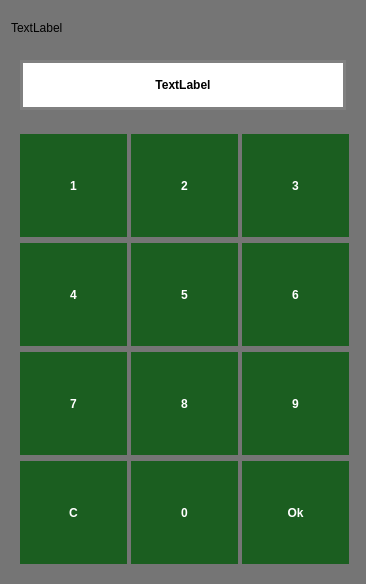
<?xml version="1.0" encoding="UTF-8"?>
<ui version="4.0">
 <class>TimedNumItemDialog</class>
 <widget class="QDialog" name="TimedNumItemDialog">
  <property name="windowModality">
   <enum>Qt::WindowModal</enum>
  </property>
  <property name="geometry">
   <rect>
    <x>0</x>
    <y>0</y>
    <width>366</width>
    <height>584</height>
   </rect>
  </property>
  <property name="minimumSize">
   <size>
    <width>366</width>
    <height>436</height>
   </size>
  </property>
  <property name="maximumSize">
   <size>
    <width>366</width>
    <height>16777215</height>
   </size>
  </property>
  <property name="windowTitle">
   <string notr="true"/>
  </property>
  <property name="windowIcon">
   <iconset resource="../penyamanager.qrc">
    <normaloff>:/images/alegrialogo.png</normaloff>:/images/alegrialogo.png</iconset>
  </property>
  <property name="styleSheet">
   <string notr="true">#displayLabel{
font: 22pt &quot;Calibri&quot;;
qproperty-alignment: AlignCenter;
}

#TimedNumItemDialog {
background:rgb(117,117,117);
}

#numDisplayWidget  *{
border: 3px solid gray;
border-radius: 0px;
background: white;
font: 75 40pt &quot;Calibri&quot;;
color: black;
font-weight: bold;
}

QToolButton {
color: white;
background-color:  rgb(27,94,32);
border-width: 1px;
border-color: rgb(27,94,32);
border-style: solid;
border-radius: 0;
padding: 3px;
font: 40pt &quot;Calibri&quot;;
font-weight: bold;
padding-left: 5px;
padding-right: 5px;
min-width: 95px;
max-width: 95px;
min-height: 95px;
max-height: 95px;
}

QToolButton:disabled {
color: rgb(117,117,117);
}

QToolButton:pressed {
background-color: rgb(56,142,60);
}





</string>
  </property>
  <property name="modal">
   <bool>true</bool>
  </property>
  <layout class="QVBoxLayout" name="verticalLayout">
   <item>
    <widget class="QLabel" name="displayLabel">
     <property name="text">
      <string>TextLabel</string>
     </property>
    </widget>
   </item>
   <item>
    <widget class="QWidget" name="numDisplayWidget" native="true">
     <layout class="QHBoxLayout" name="horizontalLayout">
      <item>
       <widget class="QLabel" name="numDisplayLabel">
        <property name="minimumSize">
         <size>
          <width>0</width>
          <height>50</height>
         </size>
        </property>
        <property name="maximumSize">
         <size>
          <width>16777215</width>
          <height>50</height>
         </size>
        </property>
        <property name="text">
         <string notr="true">TextLabel</string>
        </property>
        <property name="alignment">
         <set>Qt::AlignCenter</set>
        </property>
       </widget>
      </item>
     </layout>
    </widget>
   </item>
   <item>
    <widget class="QWidget" name="keypadWidget" native="true">
     <layout class="QGridLayout" name="gridLayout">
      <item row="4" column="3">
       <widget class="QToolButton" name="toolButton_8">
        <property name="minimumSize">
         <size>
          <width>107</width>
          <height>103</height>
         </size>
        </property>
        <property name="text">
         <string notr="true">8</string>
        </property>
       </widget>
      </item>
      <item row="0" column="1">
       <widget class="QToolButton" name="toolButton_1">
        <property name="minimumSize">
         <size>
          <width>107</width>
          <height>103</height>
         </size>
        </property>
        <property name="text">
         <string notr="true">1</string>
        </property>
       </widget>
      </item>
      <item row="0" column="3">
       <widget class="QToolButton" name="toolButton_2">
        <property name="minimumSize">
         <size>
          <width>107</width>
          <height>103</height>
         </size>
        </property>
        <property name="text">
         <string notr="true">2</string>
        </property>
       </widget>
      </item>
      <item row="0" column="5">
       <widget class="QToolButton" name="toolButton_3">
        <property name="minimumSize">
         <size>
          <width>107</width>
          <height>103</height>
         </size>
        </property>
        <property name="text">
         <string notr="true">3</string>
        </property>
       </widget>
      </item>
      <item row="2" column="1">
       <widget class="QToolButton" name="toolButton_4">
        <property name="minimumSize">
         <size>
          <width>107</width>
          <height>103</height>
         </size>
        </property>
        <property name="text">
         <string notr="true">4</string>
        </property>
       </widget>
      </item>
      <item row="2" column="3">
       <widget class="QToolButton" name="toolButton_5">
        <property name="minimumSize">
         <size>
          <width>107</width>
          <height>103</height>
         </size>
        </property>
        <property name="text">
         <string notr="true">5</string>
        </property>
       </widget>
      </item>
      <item row="2" column="5">
       <widget class="QToolButton" name="toolButton_6">
        <property name="minimumSize">
         <size>
          <width>107</width>
          <height>103</height>
         </size>
        </property>
        <property name="text">
         <string notr="true">6</string>
        </property>
       </widget>
      </item>
      <item row="4" column="5">
       <widget class="QToolButton" name="toolButton_9">
        <property name="minimumSize">
         <size>
          <width>107</width>
          <height>103</height>
         </size>
        </property>
        <property name="text">
         <string notr="true">9</string>
        </property>
       </widget>
      </item>
      <item row="4" column="1">
       <widget class="QToolButton" name="toolButton_7">
        <property name="minimumSize">
         <size>
          <width>107</width>
          <height>103</height>
         </size>
        </property>
        <property name="text">
         <string notr="true">7</string>
        </property>
       </widget>
      </item>
      <item row="5" column="1">
       <widget class="QToolButton" name="toolButton_C">
        <property name="minimumSize">
         <size>
          <width>107</width>
          <height>103</height>
         </size>
        </property>
        <property name="text">
         <string notr="true">C</string>
        </property>
       </widget>
      </item>
      <item row="5" column="5">
       <widget class="QToolButton" name="toolButton_Done">
        <property name="minimumSize">
         <size>
          <width>107</width>
          <height>103</height>
         </size>
        </property>
        <property name="text">
         <string notr="true">Ok</string>
        </property>
       </widget>
      </item>
      <item row="5" column="3">
       <widget class="QToolButton" name="toolButton_0">
        <property name="minimumSize">
         <size>
          <width>107</width>
          <height>103</height>
         </size>
        </property>
        <property name="text">
         <string notr="true">0</string>
        </property>
       </widget>
      </item>
     </layout>
    </widget>
   </item>
  </layout>
 </widget>
 <resources>
  <include location="../penyamanager.qrc"/>
 </resources>
 <connections/>
</ui>
